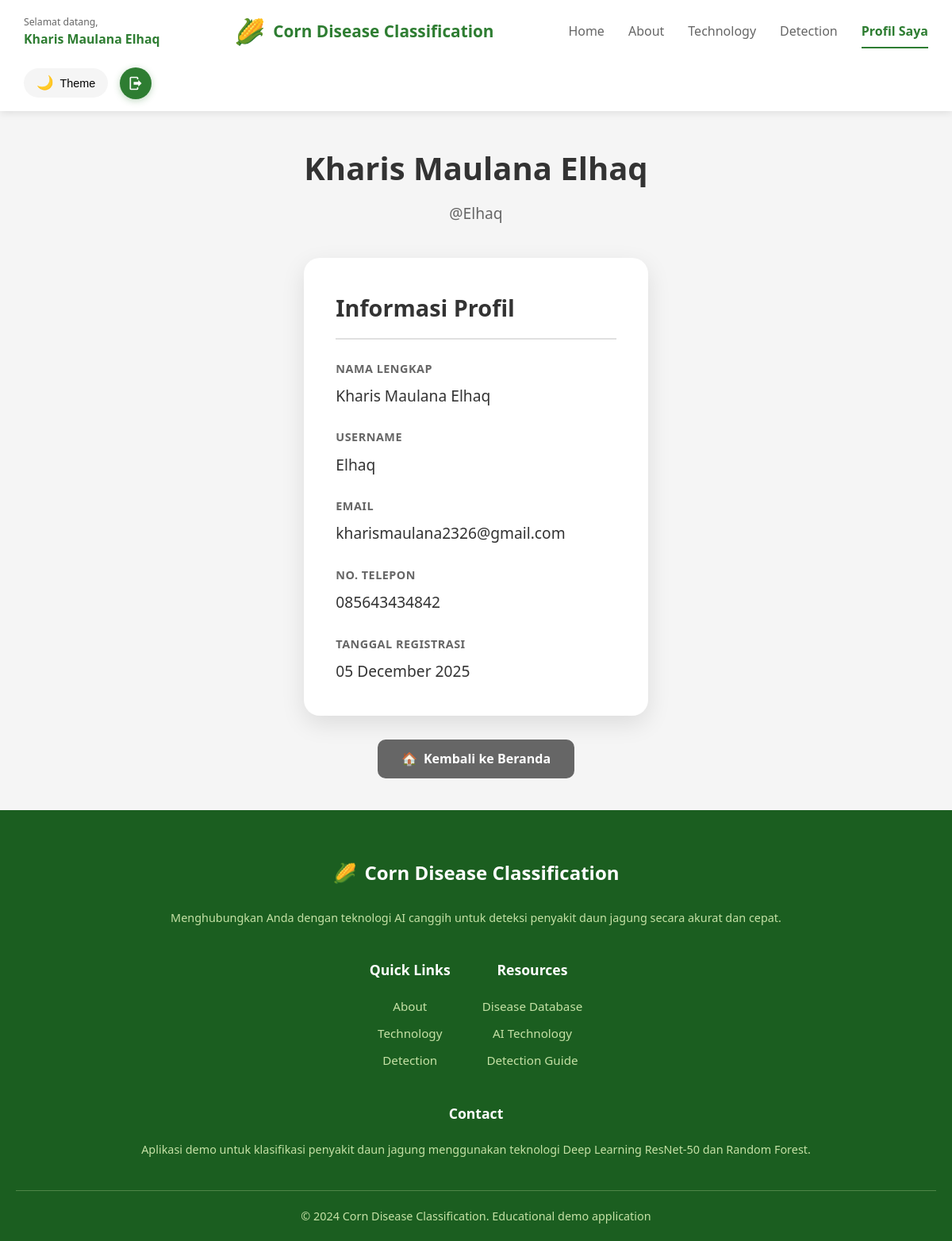
The app's page /profile (signed in) with its own data.
### app.py (models this page shows, shortened)
class User(db.Model):
    id = db.Column(db.Integer, primary_key=True)
    username = db.Column(db.String(80), unique=True, nullable=False)
    email = db.Column(db.String(120), unique=True, nullable=False)
    password_hash = db.Column(db.String(255), nullable=False)
    full_name = db.Column(db.String(100), nullable=True)
    phone = db.Column(db.String(20), nullable=True)
    role = db.Column(db.String(20), default='user')  # 'user' or 'admin'
    created_at = db.Column(db.DateTime, default=datetime.utcnow)
    def is_admin(self):
        return self.role == 'admin'

### app.py (the view)
@app.route('/profile')
@login_required
def profile():
    user = User.query.get(session['user_id'])
    if user and user.is_admin():
        return redirect(url_for('admin_dashboard'))
    return render_template('profile.html', user=user)

### app.py (called while the page is built)
def login_required(f):
    @wraps(f)
    def decorated_function(*args, **kwargs):
        if 'user_id' not in session:
            flash('Silakan login terlebih dahulu', 'warning')
            return redirect(url_for('login'))
        return f(*args, **kwargs)
    return decorated_function

### templates/profile.html (shortened to what this page needs)
<!DOCTYPE html>
<html lang="id">
<head>
    <link rel="stylesheet" href="{{ url_for('static', filename='style.css') }}">
</head>
<body>
    <header class="main-header">
        <div class="header-container">
            <div class="header-left">
                <div class="welcome-text">
                    <span class="welcome-label">Selamat datang,</span>
                    <span class="welcome-username">{{ user.full_name or user.username }}</span>
                </div>
            </div>
            <div class="logo">
                <span class="logo-icon">🌽</span>
                <span class="logo-text">Corn Disease Classification</span>
            </div>
            <nav class="main-nav" id="mainNav">
                <a href="{{ url_for('home') }}" class="nav-link">Home</a>
                <a href="{{ url_for('about') }}" class="nav-link">About</a>
                <a href="{{ url_for('technology') }}" class="nav-link">Technology</a>
                <a href="{{ url_for('detection') }}" class="nav-link">Detection</a>
                <a href="{{ url_for('profile') }}" class="nav-link profile-link active">Profil Saya</a>
            </nav>
            <div class="header-right">
                <button class="theme-toggle" id="themeToggle">
                    <span class="theme-icon">🌙</span>
                    <span class="theme-text">Theme</span>
                </button>
                <a href="{{ url_for('logout') }}" class="logout-btn" title="Logout">
                    <span>
                        <svg viewBox="0 0 24 24" xmlns="http://www.w3.org/2000/svg">
                            <path d="M16 17v-3H9v-4h7V7l5 5-5 5zM14 2a2 2 0 0 1 2 2v2h-2V4H5v16h9v-2h2v2a2 2 0 0 1-2 2H5a2 2 0 0 1-2-2V4a2 2 0 0 1 2-2h9z"/>
                        </svg>
                    </span>
                </a>
            </div>
        </div>
    </header>
    <div class="profile-container">
        <div class="profile-header">
            <h1 class="profile-name">{{ user.full_name or user.username }}</h1>
            <p class="profile-username">@{{ user.username }}</p>
        </div>
        <div class="profile-card">
            <h2 class="profile-section-title">Informasi Profil</h2>
            <div class="profile-info-grid">
                <div class="profile-info-item">
                    <span class="profile-info-label">Nama Lengkap</span>
                    <span class="profile-info-value {% if not user.full_name %}empty{% endif %}">
                        {{ user.full_name or 'Tidak diisi' }}
                    </span>
                </div>
                <div class="profile-info-item">
                    <span class="profile-info-label">Username</span>
                    <span class="profile-info-value">{{ user.username }}</span>
                </div>
                <div class="profile-info-item">
                    <span class="profile-info-label">Email</span>
                    <span class="profile-info-value">{{ user.email }}</span>
                </div>
                <div class="profile-info-item">
                    <span class="profile-info-label">No. Telepon</span>
                    <span class="profile-info-value {% if not user.phone %}empty{% endif %}">
                        {{ user.phone or 'Tidak diisi' }}
                    </span>
                </div>
                <div class="profile-info-item">
                    <span class="profile-info-label">Tanggal Registrasi</span>
                    <span class="profile-info-value">
                        {{ user.created_at.strftime('%d %B %Y') if user.created_at else 'Tidak diketahui' }}
                    </span>
                </div>
            </div>
        </div>
        <div class="profile-actions">
            <a href="{{ url_for('home') }}" class="btn-profile btn-profile-secondary">
                <span>🏠</span> Kembali ke Beranda
            </a>
        </div>
    </div>
    <footer class="main-footer">
        <div class="footer-container">
            <div class="footer-top">
                <div class="footer-brand">
                    <div class="footer-brand-header">
                        <span class="footer-brand-icon">🌽</span>
                        <span class="footer-brand-name">Corn Disease Classification</span>
                    </div>
                    <p class="footer-brand-tagline">
                        Menghubungkan Anda dengan teknologi AI canggih untuk deteksi penyakit daun jagung secara akurat dan cepat.
                    </p>
                </div>
            </div>
            <div class="footer-links-wrapper">
                <div class="footer-section">
                    <h3 class="footer-section-title">Quick Links</h3>
                    <div class="footer-links">
                        <a href="{{ url_for('about') }}" class="footer-link">About</a>
                        <a href="{{ url_for('technology') }}" class="footer-link">Technology</a>
                        <a href="{{ url_for('detection') }}" class="footer-link">Detection</a>
                    </div>
                </div>
                <div class="footer-section">
                    <h3 class="footer-section-title">Resources</h3>
                    <div class="footer-links">
                        <a href="{{ url_for('about') }}" class="footer-link">Disease Database</a>
                        <a href="{{ url_for('technology') }}" class="footer-link">AI Technology</a>
                        <a href="{{ url_for('detection') }}" class="footer-link">Detection Guide</a>
                    </div>
                </div>
            </div>
            <div class="footer-contact">
                <div class="footer-section">
                    <h3 class="footer-section-title">Contact</h3>
                    <p class="footer-description">
                        Aplikasi demo untuk klasifikasi penyakit daun jagung menggunakan teknologi Deep Learning ResNet-50 dan Random Forest.
                    </p>
                </div>
            </div>
        </div>
        <div class="footer-bottom">
            <div class="footer-copyright">
                <p>&copy; 2024 Corn Disease Classification. Educational demo application</p>
            </div>
        </div>
    </footer>
</body>
</html>

### static/style.css (style rules this page uses)
* { margin: 0; padding: 0; box-sizing: border-box; }
html { scroll-behavior: smooth; }
body { font-family: 'Segoe UI', Tahoma, Geneva, Verdana, sans-serif; background: #f5f5f5; min-height: 100vh; color: #333; line-height: 1.6; transition: background 0.3s ease, color 0.3s ease; display: flex; flex-direction: column; }
.main-header { background: white; box-shadow: 0 2px 10px rgba(0, 0, 0, 0.1); position: sticky; top: 0; z-index: 1000; transition: background 0.3s ease; }
.header-container { max-width: 1400px; margin: 0 auto; padding: 15px 30px; display: flex; justify-content: space-between; align-items: center; gap: 20px; flex-wrap: wrap; }
.header-left { display: flex; align-items: center; }
.welcome-text { display: flex; flex-direction: column; font-size: 0.9em; }
.welcome-label { color: #666; font-size: 0.85em; font-weight: 500; }
.welcome-username { color: #2e7d32; font-weight: 700; font-size: 1.1em; }
.header-right { display: flex; align-items: center; gap: 15px; }
.logout-btn { display: flex; align-items: center; justify-content: center; width: 40px; height: 40px; padding: 0; background: #2e7d32; color: white; text-decoration: none; border-radius: 50%; transition: all 0.3s ease; box-shadow: 0 2px 8px rgba(46, 125, 50, 0.3); }
.logout-btn span { display: flex; align-items: center; justify-content: center; width: 20px; height: 20px; }
.logout-btn svg { width: 100%; height: 100%; fill: white; }
.profile-link { display: flex; align-items: center; }
.logo { display: flex; align-items: center; gap: 10px; font-size: 1.3em; font-weight: 700; color: #2e7d32; }
.logo-icon { font-size: 1.5em; }
.logo-text { color: #2e7d32; }
.main-nav { display: flex; gap: 30px; align-items: center; }
.nav-link { text-decoration: none; color: #666; font-weight: 500; padding: 8px 0; position: relative; transition: color 0.3s ease; }
.nav-link.active { color: #2e7d32; font-weight: 600; }
.nav-link.active::after { content: ''; position: absolute; bottom: 0; left: 0; width: 100%; height: 2px; background: #2e7d32; }
.theme-toggle { display: flex; align-items: center; gap: 8px; padding: 8px 16px; background: #f5f5f5; border: none; border-radius: 20px; cursor: pointer; font-size: 0.9em; transition: all 0.3s ease; }
.theme-icon { font-size: 1.2em; }
.main-footer { background: #1b5e20; padding: 60px 20px 20px; color: #c5e1a5; transition: background 0.3s ease, color 0.3s ease; width: 100%; overflow: visible; box-sizing: border-box; margin: 0; flex-shrink: 0; }
.footer-container { max-width: 1200px; margin: 0 auto; width: 100%; }
.footer-top { text-align: center; margin-bottom: 40px; }
.footer-links-wrapper { display: flex; justify-content: center; align-items: flex-start; gap: 40px; margin-bottom: 40px; }
.footer-links-wrapper .footer-section { flex: 0 0 auto; text-align: center; max-width: 200px; }
.footer-links-wrapper .footer-section-title { text-align: center; }
.footer-links-wrapper .footer-links { align-items: center; }
.footer-links-wrapper .footer-link { text-align: center; }
.footer-contact { text-align: center; margin-bottom: 40px; }
.footer-bottom { border-top: 1px solid rgba(197, 225, 165, 0.3); padding-top: 20px; text-align: center; }
.footer-brand { display: flex; flex-direction: column; gap: 15px; }
.footer-brand-header { display: flex; align-items: center; justify-content: center; gap: 10px; margin-bottom: 10px; }
.footer-brand-icon { font-size: 1.5em; }
.footer-brand-name { font-size: 1.5em; font-weight: 700; color: #fff; }
.footer-brand-tagline { font-size: 0.9em; line-height: 1.6; color: #c5e1a5; }
.footer-section { display: flex; flex-direction: column; gap: 15px; }
.footer-section-title { font-size: 1.1em; font-weight: 700; color: #fff; margin-bottom: 5px; }
.footer-links { display: flex; flex-direction: column; gap: 10px; }
.footer-link { color: #c5e1a5; text-decoration: none; font-size: 0.95em; transition: color 0.3s ease; }
.footer-description { font-size: 0.9em; line-height: 1.6; color: #c5e1a5; }
.footer-copyright { text-align: center; font-size: 0.9em; color: #c5e1a5; }
@media (min-width: 769px) { .main-nav { position: static !important; width: auto !important; height: auto !important; background: transparent !important; box-shadow: none !important; overflow: visible !important; } }
@media (min-width: 769px) { .main-nav .nav-link:first-of-type { margin-top: 0 !important; } }

### records on screen
User: full_name "Kharis Maulana Elhaq", username "Elhaq", email "kharismaulana2326@gmail.com", phone "085643434842", created_at "05 December 2025"
